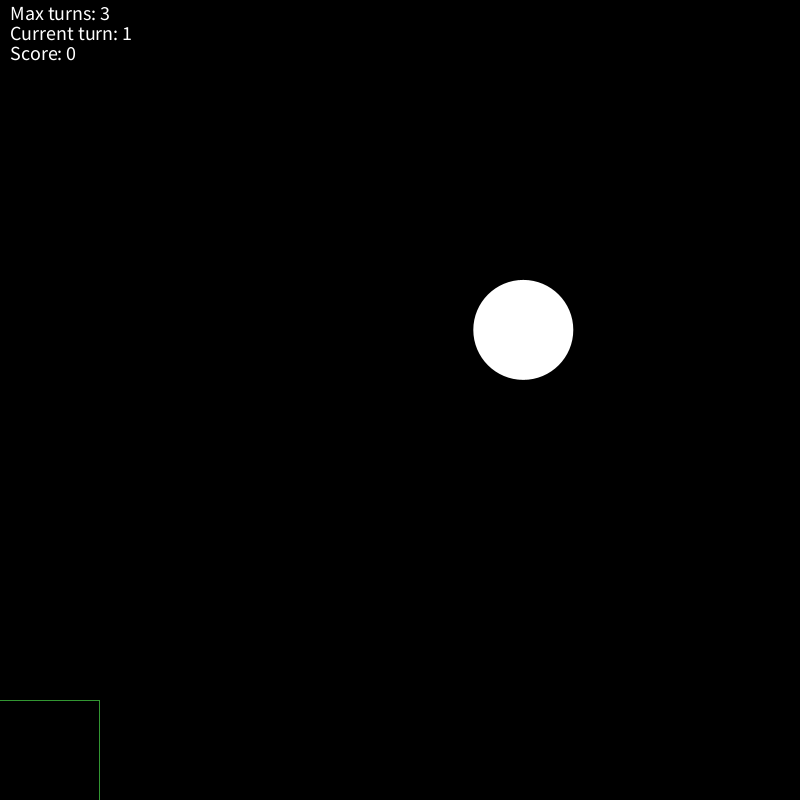
Frame 1 (no input)
Frame 60 (the mouse pressed at the canvas centre just before this capture): identical to frame 1, image omitted
Frame 120 (the mouse held since frame 60 and released just before this capture): identical to frame 1, image omitted

The Processing sketch that drew this single still picture (run headless with seeded random() and noise(); from frame 60 on, the mouse is pressed at the canvas centre):

// Processing sketch: Vectors_03
// ── Vectors_03.pde
int maxTurns = 3;
int currentTurn = 1;
int score = 0;
int resolutionX = 800;
int resolutionY = 800;
float shootStrength = 0.2;
float startAreaWidth = 100;
float startAreaHeight = 100;
float playerWidth = 40;
float playerHeight = 40;
float goalWidth = 100;
float goalHeight = 100;
float goalX;
float goalY;


ArrayList<Circle> playerCircles;
Circle goalCircle;
PlayerState playerState;

void setup() {

	textSize(20);
	surface.setSize(resolutionX, resolutionY);
	playerCircles = new ArrayList<Circle>();
	playerState = PlayerState.alive;
	createGoal();
}

void draw() {

	if (currentTurn > maxTurns)
	{
		background(0);
		textAlign(CENTER);
		text("GAME OVER", resolutionX / 2, resolutionY / 2);
		text("Press space to play again...", resolutionX / 2, resolutionY / 2 + 30);
		playerState = PlayerState.dead;
	}

	else 
	{
		background(0);
		drawHud();
		drawGoal();
		drawStartArea();
		drawLines();
		movePlayerCircles();
		drawPlayerCircles();
	}

}

void createGoal()
{
	goalX = random(startAreaWidth + goalWidth, resolutionX - goalWidth);
	goalY = random(startAreaHeight + goalHeight, resolutionY - goalHeight);
	goalCircle =  new Circle(new Vector2(goalX, goalY), goalWidth, goalHeight, color(255, 255, 255));
}

void drawHud()
{
	textAlign(LEFT);
	fill(255, 255, 255);
	text("Max turns: " + maxTurns, 10, 20);
	text("Current turn: " + currentTurn, 10, 40);
	text("Score: " + score, 10, 60);

}

void drawGoal()
{
	goalCircle.Draw();
}

void drawPlayerCircles()
{
	for (Circle c : playerCircles) {
		c.Draw();
	}
}

void drawStartArea()
{
	noFill();
	stroke(50, 150, 50);
	rect(-1, resolutionY - startAreaHeight, startAreaWidth, startAreaHeight);
}

void drawLines()
{
	if (mousePressed && mouseButton == LEFT && playerCircles.size() == currentTurn)
	{
		Circle playerCircle = playerCircles.get(currentTurn - 1);

		stroke(255);
		line(playerCircle.position.x, playerCircle.position.y, mouseX, mouseY);
	}
}

void movePlayerCircles()
{	
	if (playerCircles.size() == currentTurn)
	{
		Circle playerCircle = playerCircles.get(currentTurn - 1);

		if(playerCircle.isMoving)
		{
			playerCircle.Move(playerCircle.direction);
			if(playerCircle.speed <= 0)
			{
				playerCircle.isMoving = false;
				currentTurn++;
				checkIfScore(playerCircle);
			}
		}
	}
}

void checkIfScore(Circle playerCircle)
{
	if (playerCircle.position.Distance(goalCircle.position) < goalWidth / 2)
	{
		score++;
		resetBoard();
	}
}

void keyPressed() {
	if (key == ' ' && playerState == PlayerState.dead)
	{
		println("Restarting...");
		resetBoard();
		playerState = PlayerState.alive;
	}
}

void resetBoard()
{
	if (playerState == PlayerState.dead)
	{
		score = 0;
	}

	playerCircles.clear();
	currentTurn = 1;
	createGoal();
}

void mousePressed() {

	if (mouseButton == LEFT && mouseX < startAreaWidth && mouseY > resolutionY - startAreaHeight) 
	{
		Circle playerCircle = new Circle(new Vector2(mouseX, mouseY), playerWidth, playerHeight, color(255, 255, 0));
		playerCircles.add(playerCircle);
	}
}

void mouseReleased() 
{
	if (mouseButton == LEFT && playerCircles.size() == currentTurn)
	{
		Circle playerCircle = playerCircles.get(currentTurn - 1);

		Vector2 playerPosition = playerCircle.position;
		Vector2 mousePosition = new Vector2(mouseX, mouseY);

		println("playerX: " + playerPosition.x);
		println("playerY: " + playerPosition.y);

		println("mouseX: " + mousePosition.x);
		println("mouseY: " + mousePosition.y);
		
		playerCircle.direction = new Vector2(playerPosition.x - mousePosition.x, playerPosition.y - mousePosition.y).Normalize();
		playerCircle.speed = playerPosition.Distance(mousePosition) * shootStrength;

		println("directionX: " + playerCircle.direction.x);
		println("directionY: " + playerCircle.direction.y);
		println("speed: " + playerCircle.speed);

		playerCircle.isMoving = true;
	}
}




// ── Circle.pde
public class Circle
{
	Vector2 position;
	Vector2 direction;

	float speed;
	float width;
	float height;
	float friction = 2;

	color circleColor;

	boolean isMoving;

	public Circle(Vector2 position, float width, float height, color circleColor)
	{
		this.position = position;
		this.width = width;
		this.height = height;
		this.circleColor = circleColor;
	}

	public void Move(Vector2 direction)
	{
		if(speed > 0)
		{
			this.position.x -= direction.x * speed;
			this.position.y -= direction.y * speed;
			speed = speed - friction;
		}
		else
		{
			isMoving = false;
		}
	}

	public void Draw()
	{
		noStroke();
		fill(circleColor);
		ellipse(position.x, position.y, width, height);
	}

}
// ── GameState.pde
enum PlayerState
{
	alive,
	dead
}
// ── Vector2.pde
public class Vector2
{
	float x;
	float y;

	public Vector2(float x, float y)
	{
		this.x = x;
		this.y = y;
	}

	float Magnitude()
	{
		return sqrt(x * x + y * y);
	}

	Vector2 Normalize()
	{
		float mag = Magnitude();
		if (mag > 0)
		{
			return new Vector2(x / mag, y / mag);
		}

		return new Vector2(0,0);
	}

	float Distance(Vector2 target)
	{
		float targetDistance =  new Vector2(x - target.x, y - target.y).Magnitude();
		return targetDistance;
	}
}
